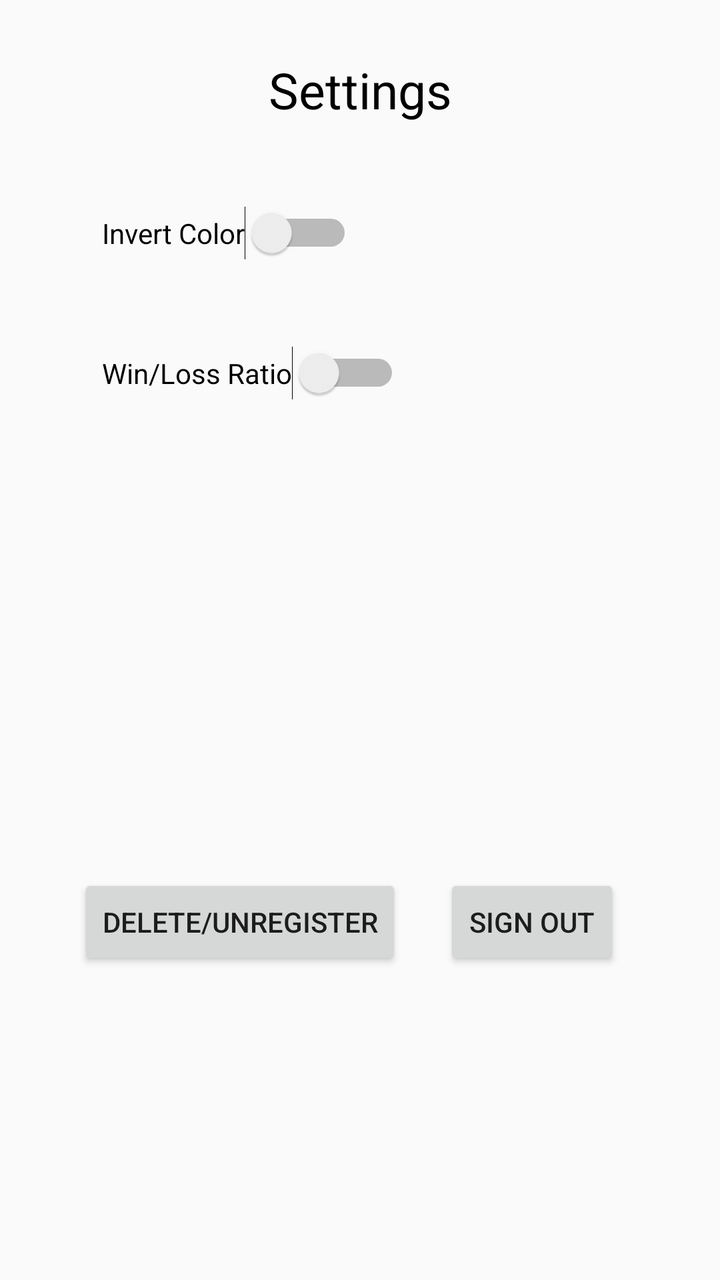
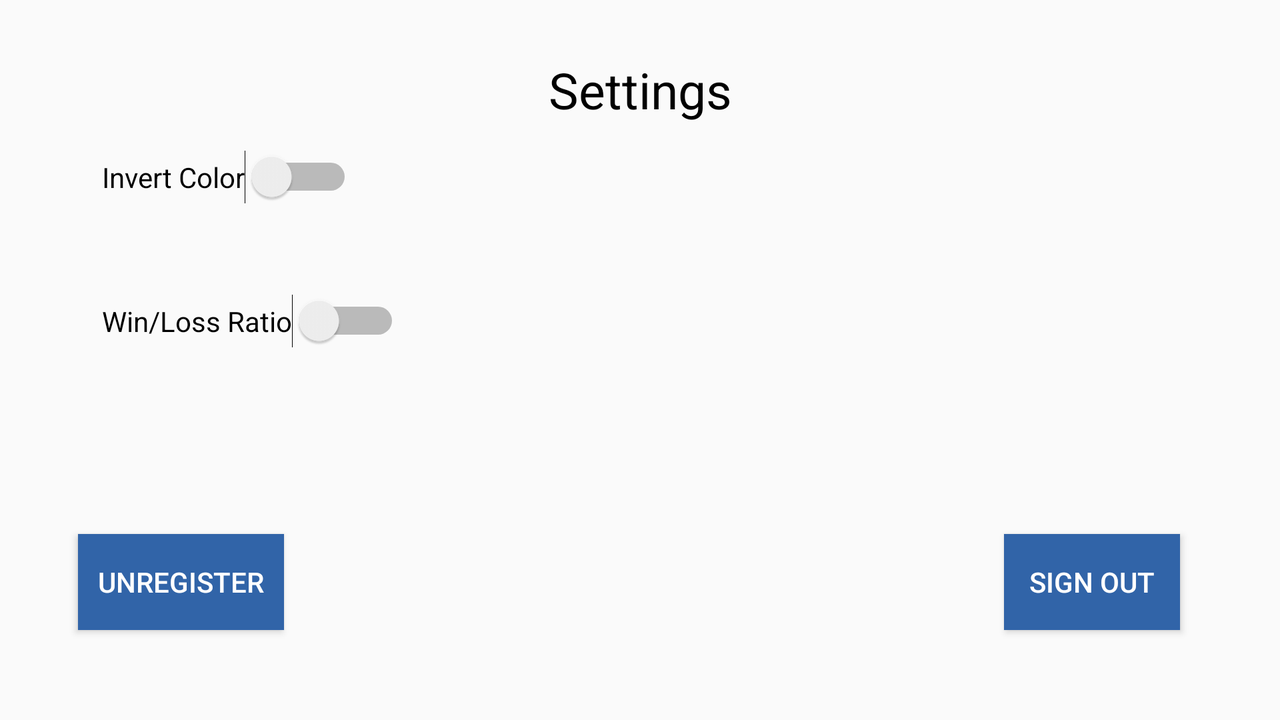

The same Android screen from two of the app's own layout files: first res/layout/ as a phone draws it, then the repository's variant for another configuration, drawn on a device whose configuration selects that folder. Both files follow.
<!-- AndroidManifest.xml: application theme AppTheme -->
<!-- res/layout/settings.xml -->
<?xml version="1.0" encoding="utf-8"?>
<RelativeLayout xmlns:android="http://schemas.android.com/apk/res/android"
    xmlns:tools="http://schemas.android.com/tools"
    android:id="@+id/settingsLayout"
    android:layout_width="match_parent"
    android:layout_height="match_parent">

    <TextView
        android:id="@+id/eventsTitle"
        android:layout_width="match_parent"
        android:layout_height="match_parent"
        android:layout_alignParentStart="true"
        android:layout_alignParentTop="true"
        android:layout_marginTop="28dp"
        android:text="Settings"
        android:textAlignment="center"
        android:textColor="@color/Black"
        android:textColorHint="@color/Blue"
        android:textSize="25dp" />

    <Button
        android:id="@+id/signOut"
        android:layout_width="wrap_content"
        android:layout_height="wrap_content"
        android:layout_alignParentBottom="true"
        android:layout_alignParentEnd="true"
        android:layout_marginBottom="155dp"
        android:layout_marginEnd="50dp"
        android:text="Sign Out" />

    <Button
        android:id="@+id/delUnreg"
        android:layout_width="wrap_content"
        android:layout_height="wrap_content"
        android:layout_alignBaseline="@+id/signOut"
        android:layout_alignBottom="@+id/signOut"
        android:layout_alignParentStart="true"
        android:layout_marginStart="39dp"
        android:text="Delete/Unregister" />

    <Switch
        android:id="@+id/invertC"
        android:layout_width="wrap_content"
        android:layout_height="wrap_content"
        android:layout_alignStart="@+id/delUnreg"
        android:layout_alignTop="@+id/eventsTitle"
        android:layout_marginStart="12dp"
        android:layout_marginTop="75dp"
        android:text="Invert Color" />

    <Switch
        android:id="@+id/winLossR"
        android:layout_width="wrap_content"
        android:layout_height="wrap_content"
        android:layout_alignStart="@+id/invertC"
        android:layout_below="@+id/invertC"
        android:layout_marginTop="43dp"
        android:text="Win/Loss Ratio" />

</RelativeLayout>
<!-- resources referenced by this layout -->
<resources>
  <color name="Black">#000000</color>
  <color name="Blue">#0000FF</color>
  <style name="AppTheme" parent="Theme.AppCompat.Light.DarkActionBar">
          
      </style>
</resources>
<!-- res/layout-land/settings.xml (the repository's variant of the layout above) -->
<!-- drawn on the phone turned sideways -->
<?xml version="1.0" encoding="utf-8"?>
<RelativeLayout xmlns:android="http://schemas.android.com/apk/res/android"
    xmlns:tools="http://schemas.android.com/tools"
    android:id="@+id/settingsLayout"
    android:layout_width="match_parent"
    android:layout_height="match_parent">

    <TextView
        android:id="@+id/eventsTitle"
        android:layout_width="match_parent"
        android:layout_height="match_parent"
        android:layout_alignParentStart="true"
        android:layout_alignParentTop="true"
        android:layout_marginTop="28dp"
        android:text="Settings"
        android:textAlignment="center"
        android:textColor="@color/Black"
        android:textColorHint="@color/Blue"
        android:textSize="25dp" />

    
    <Button
        android:id="@+id/signOut"
        android:layout_width="wrap_content"
        android:layout_height="wrap_content"
        android:layout_alignParentEnd="true"
        android:layout_marginEnd="50dp"
        android:layout_alignRight="@+id/delUnreg"
        android:layout_marginBottom="45dp"
        android:layout_alignParentBottom="true"
        android:text="Sign Out"
        android:textColor="@color/white"
        android:background="@color/ButtonBlue"
        />

    
    <Button
        android:id="@+id/delUnreg"
        android:layout_width="wrap_content"
        android:layout_height="wrap_content"
        android:layout_marginStart="39dp"
        android:layout_alignParentBottom="true"
        android:layout_marginBottom="45dp"
        android:text="   Unregister   "
        android:textColor="@color/white"
        android:background="@color/ButtonBlue"
        />

    <Switch
        android:id="@+id/invertC"
        android:layout_width="wrap_content"
        android:layout_height="wrap_content"
        android:layout_alignStart="@+id/delUnreg"
        android:layout_marginStart="12dp"
        android:layout_marginTop="75dp"
        android:text="Invert Color" />

    <Switch
        android:id="@+id/winLossR"
        android:layout_width="wrap_content"
        android:layout_height="wrap_content"
        android:layout_alignStart="@+id/invertC"
        android:layout_below="@+id/invertC"
        android:layout_marginTop="45dp"

        android:text="Win/Loss Ratio" />

</RelativeLayout>
<!-- resources referenced by the variant -->
<!-- as the phone turned sideways resolves them -->
<resources>
  <color name="Black">#000000</color>
  <color name="Blue">#0000FF</color>
  <color name="ButtonBlue">#3164A8</color>
  <color name="white">#FFFFFF</color>
  <style name="AppTheme" parent="Theme.AppCompat.Light.DarkActionBar">
          
      </style>
</resources>
